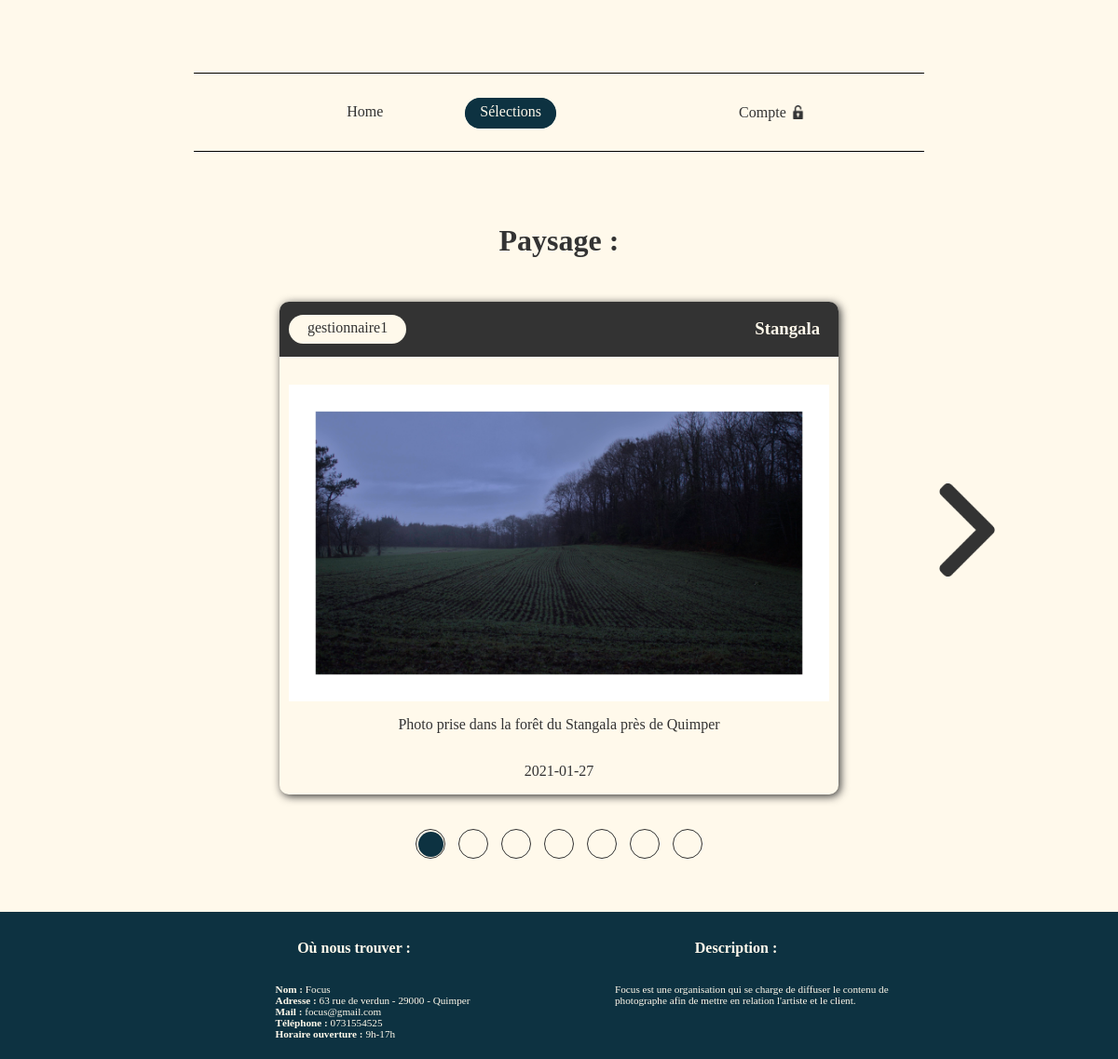
The app's page /affichageSelection.php?sel_id=1&elt_id=1 with its own data.
### tables this page shows
CREATE TABLE `t_element_ele` (
  `ele_numero` int(11) NOT NULL,
  `ele_intitule` varchar(200) NOT NULL,
  `ele_descriptif` varchar(500) NOT NULL,
  `ele_date` date NOT NULL,
  `ele_fichierImage` varchar(100) NOT NULL,
  `ele_etat` char(1) NOT NULL
);

CREATE TABLE `t_selection_sel` (
  `sel_numero` int(11) NOT NULL,
  `sel_intitule` varchar(100) NOT NULL,
  `sel_texteIntro` varchar(500) NOT NULL,
  `sel_date` date NOT NULL,
  `com_pseudo` varchar(60) NOT NULL
);

CREATE TABLE `t_presentation_pre` (
  `pre_numero` int(11) NOT NULL,
  `pre_nomStruct` varchar(80) NOT NULL,
  `pre_adresse` varchar(100) NOT NULL,
  `pre_adresseMail` varchar(100) NOT NULL,
  `pre_numeroTel` varchar(10) NOT NULL,
  `pre_horaireOuverture` varchar(10) NOT NULL,
  `pre_texte` varchar(500) NOT NULL,
  `com_pseudo` varchar(60) NOT NULL
);

### affichageSelection.php (the view, shortened to what this page needs)
<!DOCTYPE html>
<html lang="fr" dir="ltr">
<head>
   <link rel="stylesheet" href="../../css/selection.css" />
   <link rel="stylesheet" href="../../css/navBar.css" />
   <link rel="stylesheet" href="../../css/footer.css" />
</head>
<body>
   <aside>
      <ul class="navBar" >
         <li><a href="../../index.php">Home</a></li>
         <li><a href="selection.php" class="bouton">Sélections</a></li>
         <?php
         if(isset($_SESSION['login'])){
            echo "<li class='menu compte'><a>Compte<img class='lock' src='../../assets/logos/padlock_bc.png'></img></a>";
         }else{
            echo "<li class='menu compte'><a>Compte<img class='lock' src='../../assets/logos/padlock_bo.png'></img></a>";
         }
         ?>
         </li>
      </ul>
   </aside>
   <?php
   require('../connexionBDD.php');
   $nbRowsSuiv=0;
   $nbEle=0;
   if(!empty($_GET['elt_id']) and is_int((int)$_GET['elt_id']) and is_int((int)$_GET['sel_id']) and isset($_GET['sel_id']) and isset($_GET['elt_id'])){
      $sel_id=(int)htmlspecialchars($_GET['sel_id']);
      $elt_id=(int)htmlspecialchars($_GET['elt_id']);
      $reqEle = "SELECT sel_intitule, ele_intitule, ele_descriptif, ele_date, ele_fichierImage, com_pseudo, ele_etat
                 FROM t_element_ele
                 JOIN tj_relie_rel USING(ele_numero)
                 JOIN t_selection_sel USING(sel_numero)
                 WHERE ele_numero=$elt_id
                 AND sel_numero=$sel_id";
      $resEle = $mysqli->query($reqEle);
      $nbEle = $resEle->num_rows;
      if(!$resEle){
         echo "Error: La requête a echoué \n";
         echo "Errno: " . $mysqli->errno . "\n";
         echo "Error: " . $mysqli->error . "\n";
         exit();
      }
      else{
         $ele = $resEle->fetch_array(MYSQLI_ASSOC);
      }
      $reqEleSuiv = "SELECT ele_numero FROM t_element_ele
                     JOIN tj_relie_rel USING(ele_numero)
                     JOIN t_selection_sel USING(sel_numero)
                     WHERE sel_numero = $sel_id
                     AND ele_numero > $elt_id
                     LIMIT 1";
      $resEleSuiv = $mysqli->query($reqEleSuiv);
      $nbRowsSuiv = $resEleSuiv->num_rows;
      if(!$resEleSuiv){
         echo "Error: La requête a echoué \n";
         echo "Errno: " . $mysqli->errno . "\n";
         echo "Error: " . $mysqli->error . "\n";
         exit();
      }
      else{
         $eleSuiv = $resEleSuiv->fetch_array(MYSQLI_ASSOC);
      }
      $reqCptEle = "SELECT ele_numero
                    FROM t_element_ele
                    JOIN tj_relie_rel USING(ele_numero)
                    WHERE sel_numero='$_GET[sel_id]'";
      $resCptEle = $mysqli->query($reqCptEle);
   }
   ?>
   <?php
      if(!empty($elt_id) and $nbEle){
         echo "
            <h2 id='ancre'>".$ele['sel_intitule']." :</h2>
            <section>
               <article class='imgUser'>
                  <div class='headerPublic'>
                     <a href='#'>".$ele['com_pseudo']."</a>
                     <h3>".$ele['ele_intitule']."</h3>
                  </div>
                  <img src='../../assets/img/".$ele['ele_fichierImage']."' alt='img1'>
                  <p>".$ele['ele_descriptif']."</p>
                  <p>".$ele['ele_date']."</p>
               </article>
            </section>";
      }
      if($nbEle){
         if($nbRowsSuiv){
            echo "<a href='affichageSelection.php?sel_id=".$sel_id."&elt_id=".$eleSuiv['ele_numero']."#ancre'><img class='flecheDroite' src='../../assets/logos/flecheDroite.png' alt='flecheDroite'></a>";
         }
         echo "<section class='indice'>";
         while ($cptEle = $resCptEle->fetch_assoc()) {
            if($cptEle['ele_numero']==$elt_id){
               echo "<a class='indiceB' href='affichageSelection.php?sel_id=".$sel_id."&elt_id=".$cptEle['ele_numero']."#ancre'></a>";
            }
            else{
               echo "<a class='indiceG' href='affichageSelection.php?sel_id=".$sel_id."&elt_id=".$cptEle['ele_numero']."#ancre'></a>";
            }
         }
         echo "</section>";
      }
      elseif(!isset($_GET['elt_id']) or !isset($_GET['sel_id'])){
         echo "<h1 class='emptySel'>Vous devez mentionner une sélection et un élément</h1>";
      }
      elseif (empty($_GET['sel_id'])) {
         echo "<h1 class='emptySel'>La sélection n'existe pas</h1>";
      }
      elseif(empty($_GET['elt_id'])){
         echo "<h1 class='emptySel'>La sélection est vide</h1>";
      }
      elseif(!is_int($_GET['elt_id']) or !is_int($_GET['sel_id'])){
         echo "<h1 class='emptySel'>Le numéro de l'élément/sélection est invalide</h1>";
      }
      else{
         echo "<h1 class='emptySel'>Element inconnu</h1>";
      }
   ?>
   <?php require('../footer.php'); ?>
</body>
</html>

### footer.php (shortened to what this page needs)
<?php
require('connexionBDD.php');
$reqStruc = "SELECT pre_nomStruct, pre_adresse, pre_adresseMail, pre_numeroTel, pre_horaireOuverture, pre_texte
             FROM t_presentation_pre;";
$resStruc = $mysqli->query($reqStruc);
if(!$resStruc){
   echo "Error: La requête a echoué \n";
   echo "Errno: " . $mysqli->errno . "\n";
   echo "Error: " . $mysqli->error . "\n";
   exit();
}
else{
   $struc = $resStruc->fetch_array(MYSQLI_ASSOC);
}
?>
<footer id="contact">
   <article class="infosOrga">
      <h2>Où nous trouver : </h2>
      <ul>
         <li><B>Nom : </B><?php echo $struc['pre_nomStruct'] ?></li>
         <li><B>Adresse : </B><?php echo $struc['pre_adresse'] ?></li>
         <li><B>Mail : </B><?php echo $struc['pre_adresseMail'] ?></li>
         <li><B>Téléphone : </B><?php echo $struc['pre_numeroTel'] ?></li>
         <li><B>Horaire ouverture : </B><?php echo $struc['pre_horaireOuverture'] ?></li>
      </ul>
   </article>
   <article class="infosOrga">
      <h2>Description :</h2>
      <ul>
         <li class="description"><?php echo $struc['pre_texte'] ?></li>
      </ul>
   </article>
</footer>

### selection.css (style rules this page uses)
html { scroll-behavior: smooth; margin: 0 }
p, a, a:visited { text-decoration: none; font-size: 1em; color: rgb(51, 51, 51); }
body { margin: 0; padding: 0; font-family: "Kiwi_Maru"; background-color: rgb(255, 249, 235); display: flex; flex-direction: column; align-items: center; position: relative; }
h2 { margin-top: 0px; color : rgb(51, 51, 51); font-size: 2em; }
section { display: flex; flex-direction: column; align-items: center; margin-bottom: 30px; }
.imgUser { display: flex; flex-direction: column; align-items: center; margin-top: 20px; width: 50vw; min-width:600px; box-shadow: 2px 2px 10px rgb(51, 51, 51); border-radius: 10px; }
.headerPublic { width: 100%; min-width: 600px; display: flex; align-items: center; justify-content:space-between; background-color: rgb(51, 51, 51); border-top-left-radius: 10px; border-top-right-radius:10px; color: rgb(255, 249, 235); }
.headerPublic a { margin-left: 10px; padding: 5px 20px 8px 20px; border-radius:50px; background-color: rgb(255, 249, 235); color:rgb(51, 51, 51); }
.headerPublic h3 { margin-right: 20px; }
.imgUser img { margin-top: 30px; max-width: 45vw; min-width: 580px; }
.flecheDroite, .flecheGauche { width:100px; position: absolute; top:50%; transform: translate(-50%,-50%); transition: all 0.2s; }
.flecheDroite { right: 5.2%; }
.indice { flex-direction: row; margin-bottom: 50px; height: auto; width: 600px; flex-wrap: wrap; align-items: center; justify-content: center; }
.indiceB, .indiceG { display: flex; align-items: center; justify-content: center; content: ''; width: 30px; height: 30px; background-color: rgb(255, 249, 235); border-radius: 50%; border: solid 1px rgb(51, 51, 51); margin:7px; }
.indiceB::after { content: ''; width: 90%; height: 90%; border-radius: 50%; background-color: rgb(13, 50, 65); }
.indiceG::after { content: ''; width: 80%; height:80%; border-radius: 50%; background-color: rgb(255, 249, 235); transition: all 0.2s; }

### navBar.css (style rules this page uses)
aside a, aside a:visited { color: rgb(51, 51, 51); text-decoration: none; }
aside { height: 30vh; width: 100%; display: flex; align-items: center; justify-content: center; }
.navBar { display: inline-flex; width: 60%; min-width:440px; justify-content:center; align-items: center; border-bottom: solid 1px black; border-top: solid 1px black; z-index: 10; background-color: rgb(255, 249, 235); list-style-type: none; padding: 4vh; transition: width 0.5s; }
.navBar li { text-align: center; margin-right: 6vw; }
.bouton, .bouton:visited { border-radius: 25px; padding: 5px 15px 9px 15px; border: solid 1px rgb(13, 50, 65); background-color: rgb(13, 50, 65); color: rgb(255, 249, 235); }
li a { border: solid 1px rgb(255, 249, 235); border-radius: 25px; transition: all 0.5s; padding: 5px 15px 9px 15px; }
.lock { width: 15px; margin-left: 5px; position: relative; top:2px; }
.compte { position: relative; left: 15%; }

### footer.css (style rules this page uses)
footer p, footer ul { text-decoration: none; color: rgb(255, 249, 235); }
footer li { font-size: 0.7em; }
footer h2 { color: rgb(255, 249, 235); font-size: 1em; }
footer ul { list-style-type: none; margin-left: 0; }
footer { padding-top: 30px; padding-bottom: 5px; width: 100%; background-color: rgb(13, 50, 65); display: flex; justify-content: center; bottom: 0; }
.infosOrga { margin-left: 50px; margin-right: 50px; display: flex; flex-direction: column; align-items: center; min-width: 280px; }
.description { width: 300px; }

### records on screen
t_element_ele: t_selection_sel.sel_intitule "Paysage", t_selection_sel.com_pseudo "gestionnaire1", ele_intitule "Stangala", ele_fichierImage (picture), ele_descriptif "Photo prise dans la forêt du Stangala près de Quimper", ele_date "2021-01-27"
t_presentation_pre: pre_nomStruct "Focus", pre_adresse "63 rue de verdun - 29000 - Quimper", pre_adresseMail "focus@gmail.com", pre_numeroTel "0731554525", pre_horaireOuverture "9h-17h", pre_texte "Focus est une organisation qui se charge de diffuser le contenu de photographe afin de mettre en relation l'artiste et le client."
